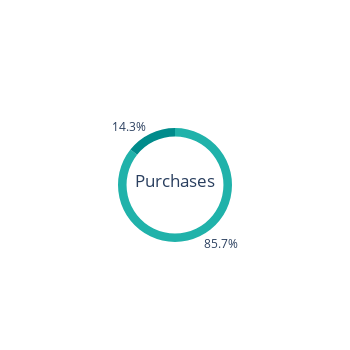

The notebook cell this image was saved under:
### Code cell
data = [# Portfolio (inner donut)
        go.Pie(values=[60,10],
               labels=['Data Available','Not Available'],
               domain={'x':[0.2,0.8], 'y':[0.1,0.9]},
               hole=0.85,
               direction='clockwise',
               sort=False,
               marker={'colors':['lightseagreen','darkcyan']}),
        ]
pie2 = go.Figure(data=data)
pie2.update_layout(
    showlegend=False,
    autosize=False,
    width=350,
    height=350,
    title={
        'text': "Purchases",
        'y':0.5,
        'x':0.5,
        'xanchor': 'center',
        'yanchor': 'top'},
)
pie2.show()

### Figure 1 — Plotly figure (JSON) as saved in the notebook; plotly's stock layout.template omitted (floating-point values rounded to 4 significant figures)
{"data": [{"direction": "clockwise", "domain": {"x": [0.2, 0.8], "y": [0.1, 0.9]}, "hole": 0.85, "labels": ["Data Available", "Not Available"], "marker": {"colors": ["lightseagreen", "darkcyan"]}, "sort": false, "type": "pie", "values": [60, 10]}], "layout": {"autosize": false, "height": 350, "showlegend": false, "title": {"text": "Purchases", "x": 0.5, "xanchor": "center", "y": 0.5, "yanchor": "top"}, "width": 350}}
